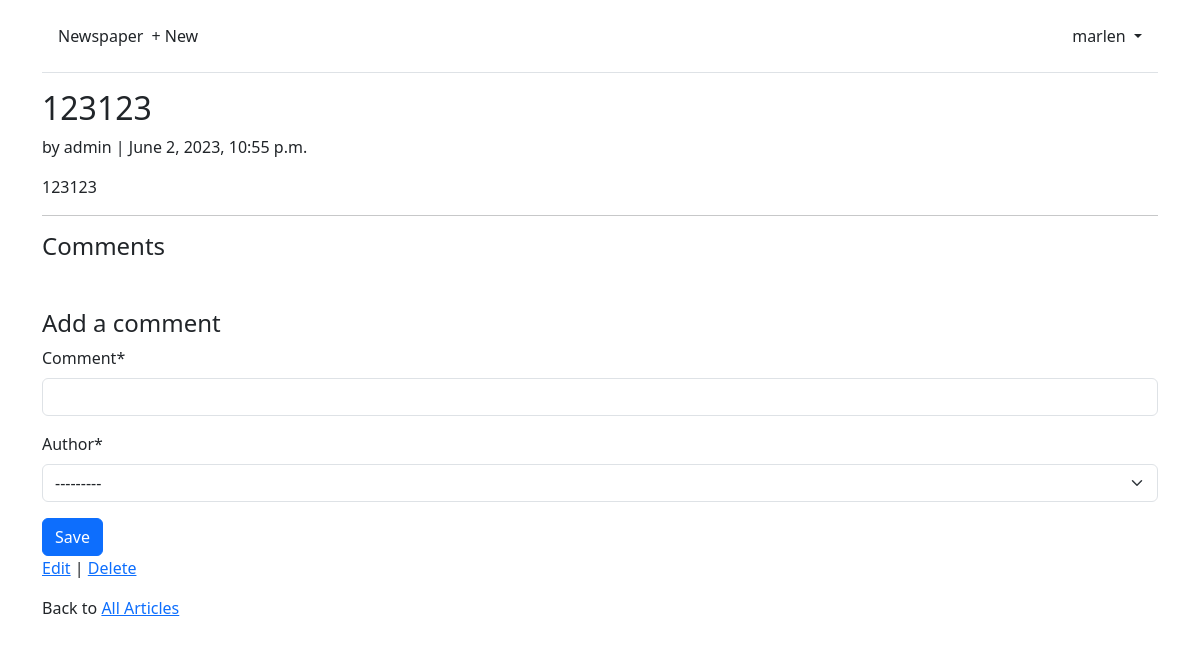
Screenshot of /articles/8/ (signed in) with the database file from the repository.
### accounts/models.py (models this page shows)
class CustomUser(AbstractUser):
    age = models.PositiveIntegerField(null=True, blank=True)

### articles/models.py (models this page shows, shortened)
class Article(models.Model):
    title = models.CharField(max_length=200)
    body = models.TextField()
    date = models.DateTimeField(auto_now_add=True)
    author = models.ForeignKey(settings.AUTH_USER_MODEL, on_delete=models.CASCADE)

### articles/views.py (the view, shortened to what this page needs)
# urls.py: path('<int:pk>/', ArticleDetailView.as_view(), name='article_detail'),
class ArticleDetailView(LoginRequiredMixin, View):
    def get(self, request, *args, **kwargs):
        view = CommentGet.as_view()
        return view(request, *args, **kwargs)

### articles/forms.py
class CommentForm(forms.ModelForm):
    class Meta:
        model = Comment
        fields = ('comment', 'author')

### articles/views.py (called while the page is built)
    def get_context_data(self, **kwargs):
        context = super().get_context_data(**kwargs)
        context['form'] = CommentForm()
        return context

### templates/article_detail.html (shortened to what this page needs)
{% extends 'base.html' %}
{% load crispy_forms_tags %}
{% block content %}
<div class="article-entry">
    <h2>{{ object.title }}</h2>
    <p>by {{ article.author }} | {{ article.date }}</p>
    <p>{{ article.body }}</p>
</div>
<hr>
<h4>Comments</h4>
<h4 class="mt-5">Add a comment</h4>
<form action="" method="post">{% csrf_token %}
    {{ form|crispy }}
    <button class="btn btn-primary">Save</button>
</form>
<p><a href="{% url 'article_edit' article.pk %}">Edit</a> | <a href="{% url 'article_delete' article.pk %}">Delete</a></p>
<p>Back to <a href="{% url 'article_list' %}">All Articles</a></p>
{% endblock content %}

### templates/base.html (shortened to what this page needs)
<!DOCTYPE html>
<html lang="en">
<head>
    <link href="https://cdn.jsdelivr.net/npm/bootstrap@5.3.0/dist/css/bootstrap.min.css" rel="stylesheet">
    {% load crispy_forms_tags %}
</head>
<body>
    <div class="container">
        <header class="p-3 mb-3 border-bottom">
            <div class="d-flex flex-wrap align-items-center justify-content-center
                justify-content-lg-start">
                <a class="navbar-brand" href="{% url 'home' %}">Newspaper</a>
                <ul class="nav col-12 col-lg-auto me-lg-auto mb-2 justify-content-center
                  mb-md-0">
                {% if user.is_authenticated %}
                    <li><a href="{% url 'article_new' %}" class="nav-link px-2 link-dark">+ New</a></li>
                </ul>
                <div class="dropdown text-end">
                    <a href="#" class="d-block link-dark text-decoration-none dropdown-toggle" id="dropdownUser1"
                    data-bs-toggle="dropdown" aria-expanded="false">
                    {{ user.username }}
                    </a>
                </div>
              {% endif %}
            </div>
        </header>
        <main>
            {% block content %}
            {% endblock content %}
        </main>
    </div>
</body>
</html>

### rows the page displays
CustomUser: username "marlen"
Article: title "123123", author "admin", date "June 2, 2023, 10:55 p.m.", body "123123"
